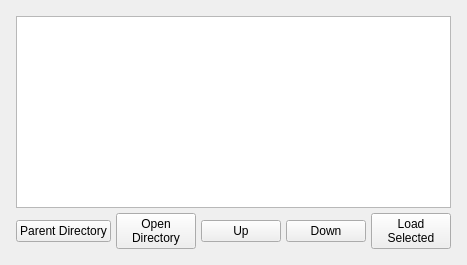
            <widget class="QWidget" name="mainPage_2">
             <layout class="QVBoxLayout" name="verticalLayout_9">
              <item>
               <widget class="QWidget" name="gridWidget_2" native="true">
                <layout class="QGridLayout" name="gridLayout_8">
                 <property name="leftMargin">
                  <number>5</number>
                 </property>
                 <property name="topMargin">
                  <number>5</number>
                 </property>
                 <property name="rightMargin">
                  <number>5</number>
                 </property>
                 <property name="bottomMargin">
                  <number>5</number>
                 </property>
                 <property name="spacing">
                  <number>5</number>
                 </property>
                 <item row="1" column="2">
                  <widget class="QPushButton" name="navUp">
                   <property name="text">
                    <string>Up</string>
                   </property>
                  </widget>
                 </item>
                 <item row="1" column="0">
                  <widget class="QPushButton" name="navParent">
                   <property name="text">
                    <string>Parent Directory</string>
                   </property>
                  </widget>
                 </item>
                 <item row="1" column="4">
                  <widget class="QPushButton" name="navLoad">
                   <property name="text">
                    <string>Load
Selected</string>
                   </property>
                  </widget>
                 </item>
                 <item row="0" column="0" colspan="5">
                  <widget class="FileSystemTable" name="filesystemtable">
                   <property name="hiddenColumns" stdset="0">
                    <string>1</string>
                   </property>
                   <attribute name="horizontalHeaderDefaultSectionSize">
                    <number>250</number>
                   </attribute>
                   <attribute name="horizontalHeaderMinimumSectionSize">
                    <number>50</number>
                   </attribute>
                   <attribute name="verticalHeaderDefaultSectionSize">
                    <number>50</number>
                   </attribute>
                   <attribute name="verticalHeaderMinimumSectionSize">
                    <number>50</number>
                   </attribute>
                  </widget>
                 </item>
                 <item row="1" column="3">
                  <widget class="QPushButton" name="navDown">
                   <property name="text">
                    <string>Down</string>
                   </property>
                  </widget>
                 </item>
                 <item row="1" column="1">
                  <widget class="QPushButton" name="navOpen">
                   <property name="text">
                    <string>Open
Directory</string>
                   </property>
                  </widget>
                 </item>
                </layout>
               </widget>
              </item>
             </layout>
            </widget>
